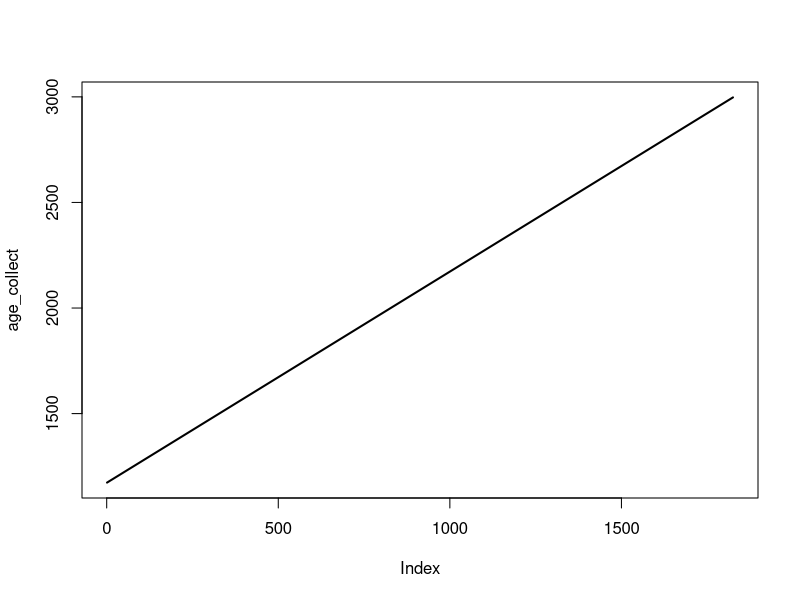
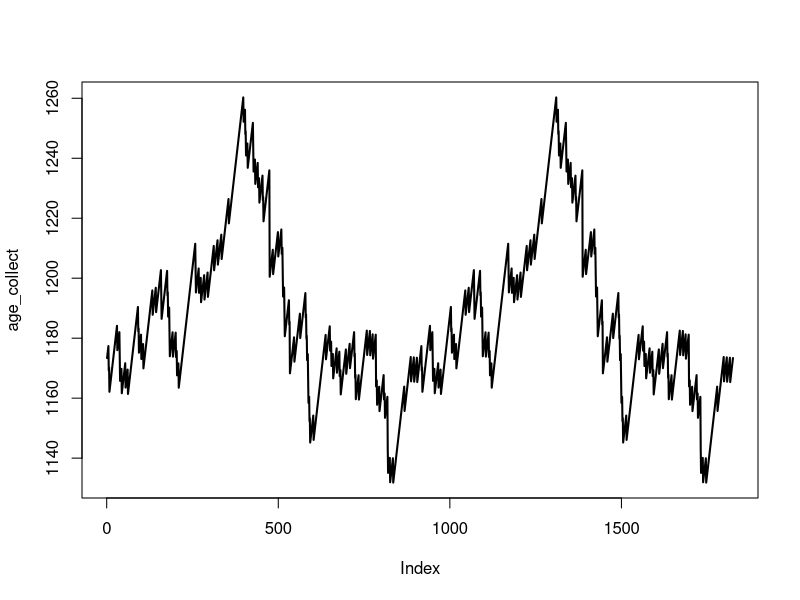

Reproduce these figures in R, in order.
## ---- chunk 1
set.seed(250)

n.cows <- 100

# Create the farm:
farm <- data.frame(id =1:n.cows,
                   age=round(runif(n.cows,730,1642)))

# We want to simulate 5 years:
end.time <- 5 * 365

# Collect the mean age of the cows in herd over time:
age_collect <- numeric(end.time)

for (k in 1:end.time)
{

   # Add one day to the age of all the animals, for each simulated:
   farm$age <- farm$age + 1

   # Save the daily mean age of all cows:
   age_collect[k] <- mean(farm$age)
}

## ---- chunk 2
plot(age_collect, type="l", lwd=2)
## ---- chunk 3
set.seed(250)

n.cows <- 100

# Create the farm:
farm <- data.frame(id =1:n.cows,
                   age=round(runif(n.cows,730,1642)))

# We want to simulate 5 years:
end.time <- 5 * 365

# Collect the mean age of the cows in herd over time:
age_collect <- numeric(end.time)

for (k in 1:end.time)
{
   # If cows reach the age of 1642, they are replaced with a new cow that is 2 years old in DIM = 1:
   farm$age[farm$age==1642] <- 730

   # Add one day to the age of all the animals, for each simulated:
   farm$age <- farm$age + 1

   # Save the daily mean age of all cows:
   age_collect[k] <- mean(farm$age)
}

## ---- chunk 4
plot(age_collect, type="l", lwd=2)
## ---- chunk 5
quantile(age_collect)
